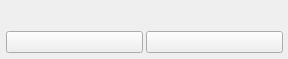
<?xml version="1.0" encoding="UTF-8"?>
<ui version="4.0">
 <class>ActionableToastView</class>
 <widget class="QWidget" name="ActionableToastView">
  <property name="geometry">
   <rect>
    <x>0</x>
    <y>0</y>
    <width>288</width>
    <height>59</height>
   </rect>
  </property>
  <layout class="QVBoxLayout" name="verticalLayout_2" stretch="0,2">
   <property name="spacing">
    <number>0</number>
   </property>
   <property name="leftMargin">
    <number>0</number>
   </property>
   <property name="topMargin">
    <number>0</number>
   </property>
   <property name="rightMargin">
    <number>0</number>
   </property>
   <property name="bottomMargin">
    <number>0</number>
   </property>
   <item>
    <layout class="QVBoxLayout" name="verticalLayout">
     <property name="spacing">
      <number>0</number>
     </property>
     <property name="leftMargin">
      <number>9</number>
     </property>
     <property name="rightMargin">
      <number>9</number>
     </property>
     <item>
      <widget class="Origin::UIToolkit::OriginDivider" name="originDivider">
       <property name="lineStyle">
        <enum>Origin::UIToolkit::OriginDivider::DarkGrey_White</enum>
       </property>
      </widget>
     </item>
    </layout>
   </item>
   <item>
    <layout class="QHBoxLayout" name="ActionButtons">
     <property name="spacing">
      <number>3</number>
     </property>
     <property name="leftMargin">
      <number>6</number>
     </property>
     <property name="topMargin">
      <number>9</number>
     </property>
     <property name="rightMargin">
      <number>5</number>
     </property>
     <property name="bottomMargin">
      <number>6</number>
     </property>
     <item>
      <widget class="Origin::UIToolkit::OriginPushButton" name="accept">
       <property name="text">
        <string/>
       </property>
       <property name="mButtonType" stdset="0">
        <enum>Origin::UIToolkit::OriginPushButton::ButtonAccept</enum>
       </property>
      </widget>
     </item>
     <item>
      <widget class="Origin::UIToolkit::OriginPushButton" name="decline">
       <property name="text">
        <string/>
       </property>
       <property name="mButtonType" stdset="0">
        <enum>Origin::UIToolkit::OriginPushButton::ButtonDecline</enum>
       </property>
      </widget>
     </item>
    </layout>
   </item>
  </layout>
 </widget>
 <layoutdefault spacing="0" margin="0"/>
 <customwidgets>
  <customwidget>
   <class>Origin::UIToolkit::OriginDivider</class>
   <extends>QWidget</extends>
   <header>origindivider.h</header>
  </customwidget>
  <customwidget>
   <class>Origin::UIToolkit::OriginPushButton</class>
   <extends>QPushButton</extends>
   <header>originpushbutton.h</header>
  </customwidget>
 </customwidgets>
 <resources/>
 <connections/>
</ui>
